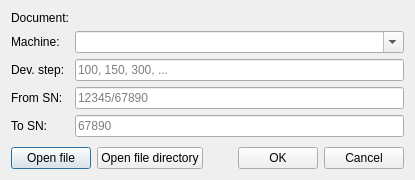
<?xml version="1.0" encoding="UTF-8"?>
<ui version="4.0">
 <class>EditDocProperty</class>
 <widget class="QDialog" name="EditDocProperty">
  <property name="geometry">
   <rect>
    <x>0</x>
    <y>0</y>
    <width>415</width>
    <height>180</height>
   </rect>
  </property>
  <property name="windowTitle">
   <string>Dialog</string>
  </property>
  <layout class="QVBoxLayout" name="verticalLayout">
   <item>
    <layout class="QFormLayout" name="FLayoutInput">
     <item row="1" column="0">
      <widget class="QLabel" name="LabelMachine">
       <property name="text">
        <string>Machine:</string>
       </property>
      </widget>
     </item>
     <item row="2" column="0">
      <widget class="QLabel" name="LabelDevStep">
       <property name="text">
        <string>Dev. step:</string>
       </property>
      </widget>
     </item>
     <item row="2" column="1">
      <widget class="QLineEdit" name="EditDevStep">
       <property name="frame">
        <bool>true</bool>
       </property>
       <property name="placeholderText">
        <string>100, 150, 300, ...</string>
       </property>
      </widget>
     </item>
     <item row="3" column="0">
      <widget class="QLabel" name="LabelFromSN">
       <property name="text">
        <string>From SN:</string>
       </property>
      </widget>
     </item>
     <item row="3" column="1">
      <widget class="QLineEdit" name="EditFromSN">
       <property name="maxLength">
        <number>11</number>
       </property>
       <property name="placeholderText">
        <string>12345/67890</string>
       </property>
      </widget>
     </item>
     <item row="4" column="0">
      <widget class="QLabel" name="LabelToSN">
       <property name="text">
        <string>To SN:</string>
       </property>
      </widget>
     </item>
     <item row="4" column="1">
      <widget class="QLineEdit" name="EditToSN">
       <property name="placeholderText">
        <string>67890</string>
       </property>
      </widget>
     </item>
     <item row="1" column="1">
      <widget class="QComboBox" name="ComboMachine">
       <property name="editable">
        <bool>true</bool>
       </property>
      </widget>
     </item>
     <item row="0" column="0">
      <widget class="QLabel" name="LabelDocument">
       <property name="text">
        <string>Document:</string>
       </property>
      </widget>
     </item>
     <item row="0" column="1">
      <widget class="QLabel" name="LabelFilename">
       <property name="text">
        <string>&lt;filename&gt;</string>
       </property>
      </widget>
     </item>
    </layout>
   </item>
   <item>
    <layout class="QHBoxLayout" name="HLayoutButtons">
     <item>
      <widget class="QPushButton" name="ButtonOpenFile">
       <property name="text">
        <string>Open file</string>
       </property>
      </widget>
     </item>
     <item>
      <widget class="QPushButton" name="ButtonOpenFileDir">
       <property name="text">
        <string>Open file directory</string>
       </property>
      </widget>
     </item>
     <item>
      <spacer name="HSpacerButtons">
       <property name="orientation">
        <enum>Qt::Horizontal</enum>
       </property>
       <property name="sizeHint" stdset="0">
        <size>
         <width>40</width>
         <height>20</height>
        </size>
       </property>
      </spacer>
     </item>
     <item>
      <widget class="QPushButton" name="ButtonOK">
       <property name="text">
        <string>OK</string>
       </property>
      </widget>
     </item>
     <item>
      <widget class="QPushButton" name="ButtonCancel">
       <property name="text">
        <string>Cancel</string>
       </property>
      </widget>
     </item>
    </layout>
   </item>
  </layout>
 </widget>
 <resources/>
 <connections/>
</ui>
